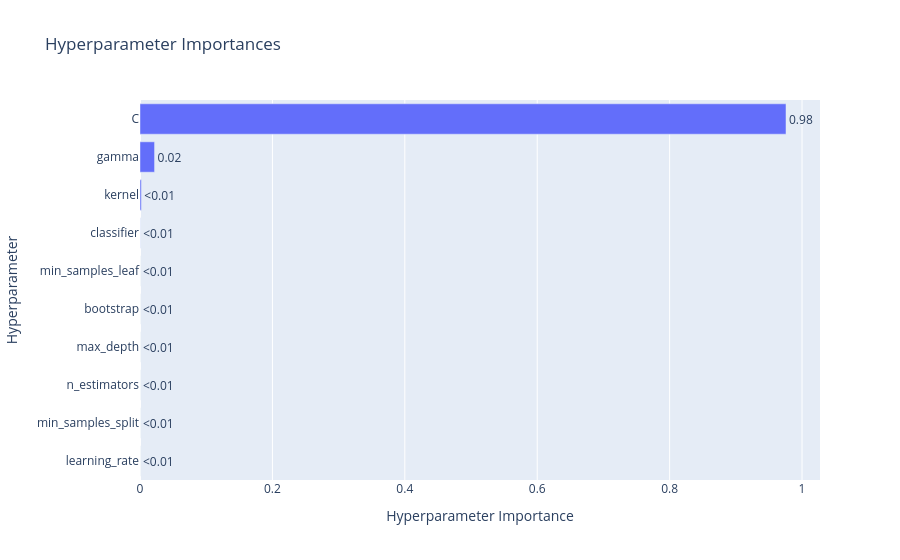

The notebook cell this image was saved under:
### Code cell
plot_param_importances(study).show()

### Figure 1 — Plotly figure (JSON) as saved in the notebook; plotly's stock layout.template omitted (floating-point values rounded to 4 significant figures)
{"data": [{"cliponaxis": false, "hovertemplate": ["learning_rate (FloatDistribution): 0.0<extra></extra>", "min_samples_split (IntDistribution): 0.0<extra></extra>", "n_estimators (IntDistribution): 0.0<extra></extra>", "max_depth (IntDistribution): 0.0<extra></extra>", "bootstrap (CategoricalDistribution): 0.0<extra></extra>", "min_samples_leaf (IntDistribution): 0.0<extra></extra>", "classifier (CategoricalDistribution): 0.0001833291316274304<extra></extra>", "kernel (CategoricalDistribution): 0.002024625751749316<extra></extra>", "gamma (CategoricalDistribution): 0.021999333145651254<extra></extra>", "C (FloatDistribution): 0.975792711970972<extra></extra>"], "name": "Objective Value", "orientation": "h", "text": ["<0.01", "<0.01", "<0.01", "<0.01", "<0.01", "<0.01", "<0.01", "<0.01", "0.02", "0.98"], "textposition": "outside", "type": "bar", "x": [0, 0, 0, 0, 0, 0, 0.0001833, 0.002025, 0.022, 0.9758], "y": ["learning_rate", "min_samples_split", "n_estimators", "max_depth", "bootstrap", "min_samples_leaf", "classifier", "kernel", "gamma", "C"]}], "layout": {"title": {"text": "Hyperparameter Importances"}, "xaxis": {"title": {"text": "Hyperparameter Importance"}}, "yaxis": {"title": {"text": "Hyperparameter"}}}}
